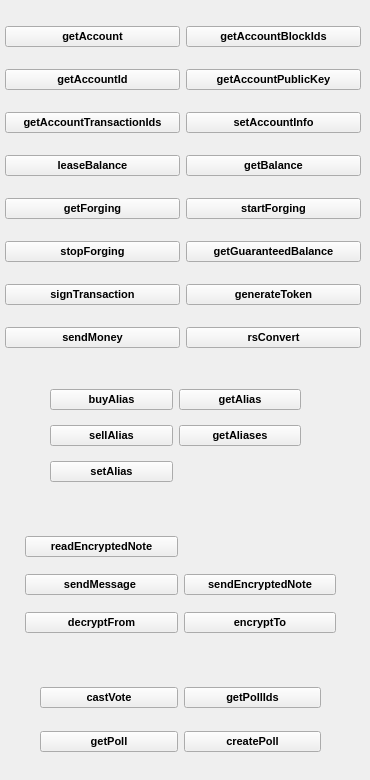
    <widget class="QWidget" name="tab_5">
     <attribute name="title">
      <string>Acct+MSGs</string>
     </attribute>
     <widget class="QWidget" name="gridLayoutWidget_7">
      <property name="geometry">
       <rect>
        <x>25</x>
        <y>525</y>
        <width>311</width>
        <height>121</height>
       </rect>
      </property>
      <layout class="QGridLayout" name="gridLayout_7">
       <item row="1" column="0">
        <widget class="QPushButton" name="pb_sendMessage">
         <property name="font">
          <font>
           <pointsize>8</pointsize>
           <weight>75</weight>
           <bold>true</bold>
          </font>
         </property>
         <property name="text">
          <string>sendMessage </string>
         </property>
        </widget>
       </item>
       <item row="2" column="1">
        <widget class="QPushButton" name="pb_encryptTo">
         <property name="font">
          <font>
           <pointsize>8</pointsize>
           <weight>75</weight>
           <bold>true</bold>
          </font>
         </property>
         <property name="text">
          <string>encryptTo</string>
         </property>
        </widget>
       </item>
       <item row="2" column="0">
        <widget class="QPushButton" name="pb_decryptFrom">
         <property name="font">
          <font>
           <pointsize>8</pointsize>
           <weight>75</weight>
           <bold>true</bold>
          </font>
         </property>
         <property name="text">
          <string>decryptFrom</string>
         </property>
        </widget>
       </item>
       <item row="1" column="1">
        <widget class="QPushButton" name="pb_sendEncryptedNote">
         <property name="font">
          <font>
           <pointsize>8</pointsize>
           <weight>75</weight>
           <bold>true</bold>
          </font>
         </property>
         <property name="text">
          <string>sendEncryptedNote</string>
         </property>
        </widget>
       </item>
       <item row="0" column="0">
        <widget class="QPushButton" name="pb_readEncryptedNote">
         <property name="font">
          <font>
           <pointsize>8</pointsize>
           <weight>75</weight>
           <bold>true</bold>
          </font>
         </property>
         <property name="text">
          <string>readEncryptedNote</string>
         </property>
        </widget>
       </item>
      </layout>
     </widget>
     <widget class="QWidget" name="gridLayoutWidget_5">
      <property name="geometry">
       <rect>
        <x>40</x>
        <y>670</y>
        <width>281</width>
        <height>101</height>
       </rect>
      </property>
      <layout class="QGridLayout" name="gridLayout_5">
       <item row="2" column="0">
        <widget class="QPushButton" name="pb_getPoll">
         <property name="font">
          <font>
           <pointsize>8</pointsize>
           <weight>75</weight>
           <bold>true</bold>
          </font>
         </property>
         <property name="text">
          <string>getPoll</string>
         </property>
        </widget>
       </item>
       <item row="1" column="0">
        <widget class="QPushButton" name="pb_castVote">
         <property name="font">
          <font>
           <pointsize>8</pointsize>
           <weight>75</weight>
           <bold>true</bold>
          </font>
         </property>
         <property name="text">
          <string>castVote</string>
         </property>
        </widget>
       </item>
       <item row="1" column="1">
        <widget class="QPushButton" name="pb_getPollIds">
         <property name="font">
          <font>
           <pointsize>8</pointsize>
           <weight>75</weight>
           <bold>true</bold>
          </font>
         </property>
         <property name="text">
          <string>getPollIds</string>
         </property>
        </widget>
       </item>
       <item row="2" column="1">
        <widget class="QPushButton" name="pb_createPoll">
         <property name="font">
          <font>
           <pointsize>8</pointsize>
           <weight>75</weight>
           <bold>true</bold>
          </font>
         </property>
         <property name="text">
          <string>createPoll</string>
         </property>
        </widget>
       </item>
      </layout>
     </widget>
     <widget class="QWidget" name="gridLayoutWidget_8">
      <property name="geometry">
       <rect>
        <x>5</x>
        <y>10</y>
        <width>356</width>
        <height>356</height>
       </rect>
      </property>
      <layout class="QGridLayout" name="gridLayout_8">
       <item row="7" column="0">
        <widget class="QPushButton" name="pb_stopForging">
         <property name="font">
          <font>
           <family>Ubuntu</family>
           <pointsize>8</pointsize>
           <weight>75</weight>
           <italic>false</italic>
           <bold>true</bold>
          </font>
         </property>
         <property name="text">
          <string>stopForging</string>
         </property>
        </widget>
       </item>
       <item row="4" column="0">
        <widget class="QPushButton" name="pb_leaseBalance">
         <property name="font">
          <font>
           <pointsize>8</pointsize>
           <weight>75</weight>
           <bold>true</bold>
          </font>
         </property>
         <property name="text">
          <string>leaseBalance</string>
         </property>
        </widget>
       </item>
       <item row="5" column="0">
        <widget class="QPushButton" name="pb_getForging">
         <property name="font">
          <font>
           <family>Ubuntu</family>
           <pointsize>8</pointsize>
           <weight>75</weight>
           <italic>false</italic>
           <bold>true</bold>
          </font>
         </property>
         <property name="text">
          <string>getForging</string>
         </property>
        </widget>
       </item>
       <item row="8" column="0">
        <widget class="QPushButton" name="pb_signTransaction">
         <property name="font">
          <font>
           <family>Ubuntu</family>
           <pointsize>8</pointsize>
           <weight>75</weight>
           <italic>false</italic>
           <bold>true</bold>
          </font>
         </property>
         <property name="text">
          <string>signTransaction</string>
         </property>
        </widget>
       </item>
       <item row="0" column="1">
        <widget class="QPushButton" name="pb_getAccountBlockIds">
         <property name="font">
          <font>
           <family>Ubuntu</family>
           <pointsize>8</pointsize>
           <weight>75</weight>
           <italic>false</italic>
           <bold>true</bold>
          </font>
         </property>
         <property name="text">
          <string>getAccountBlockIds</string>
         </property>
        </widget>
       </item>
       <item row="1" column="0">
        <widget class="QPushButton" name="pb_getAccountId">
         <property name="font">
          <font>
           <family>Ubuntu</family>
           <pointsize>8</pointsize>
           <weight>75</weight>
           <italic>false</italic>
           <bold>true</bold>
          </font>
         </property>
         <property name="text">
          <string>getAccountId</string>
         </property>
        </widget>
       </item>
       <item row="0" column="0">
        <widget class="QPushButton" name="pb_getAccount">
         <property name="font">
          <font>
           <family>Ubuntu</family>
           <pointsize>8</pointsize>
           <weight>75</weight>
           <italic>false</italic>
           <bold>true</bold>
          </font>
         </property>
         <property name="text">
          <string>getAccount</string>
         </property>
        </widget>
       </item>
       <item row="2" column="0">
        <widget class="QPushButton" name="pb_getAccountTransactionIds">
         <property name="font">
          <font>
           <pointsize>8</pointsize>
           <weight>75</weight>
           <bold>true</bold>
          </font>
         </property>
         <property name="text">
          <string>getAccountTransactionIds</string>
         </property>
        </widget>
       </item>
       <item row="1" column="1">
        <widget class="QPushButton" name="pb_getAccountPublicKey">
         <property name="font">
          <font>
           <pointsize>8</pointsize>
           <weight>75</weight>
           <bold>true</bold>
          </font>
         </property>
         <property name="text">
          <string>getAccountPublicKey</string>
         </property>
        </widget>
       </item>
       <item row="9" column="0">
        <widget class="QPushButton" name="pb_sendMoney">
         <property name="font">
          <font>
           <pointsize>8</pointsize>
           <weight>75</weight>
           <bold>true</bold>
          </font>
         </property>
         <property name="text">
          <string>sendMoney</string>
         </property>
        </widget>
       </item>
       <item row="4" column="1">
        <widget class="QPushButton" name="pb_getBalance">
         <property name="font">
          <font>
           <pointsize>8</pointsize>
           <weight>75</weight>
           <bold>true</bold>
          </font>
         </property>
         <property name="text">
          <string>getBalance</string>
         </property>
        </widget>
       </item>
       <item row="9" column="1">
        <widget class="QPushButton" name="pb_rsConvert">
         <property name="font">
          <font>
           <pointsize>8</pointsize>
           <weight>75</weight>
           <bold>true</bold>
          </font>
         </property>
         <property name="text">
          <string>rsConvert</string>
         </property>
        </widget>
       </item>
       <item row="2" column="1">
        <widget class="QPushButton" name="pb_setAccountInfo">
         <property name="font">
          <font>
           <family>Ubuntu</family>
           <pointsize>8</pointsize>
           <weight>75</weight>
           <italic>false</italic>
           <bold>true</bold>
          </font>
         </property>
         <property name="text">
          <string>setAccountInfo</string>
         </property>
        </widget>
       </item>
       <item row="5" column="1">
        <widget class="QPushButton" name="pb_startForging">
         <property name="font">
          <font>
           <family>Ubuntu</family>
           <pointsize>8</pointsize>
           <weight>75</weight>
           <italic>false</italic>
           <bold>true</bold>
          </font>
         </property>
         <property name="text">
          <string>startForging</string>
         </property>
        </widget>
       </item>
       <item row="7" column="1">
        <widget class="QPushButton" name="pb_getGuaranteedBalance">
         <property name="font">
          <font>
           <pointsize>8</pointsize>
           <weight>75</weight>
           <bold>true</bold>
          </font>
         </property>
         <property name="text">
          <string>getGuaranteedBalance</string>
         </property>
        </widget>
       </item>
       <item row="8" column="1">
        <widget class="QPushButton" name="pb_generateToken">
         <property name="font">
          <font>
           <family>Ubuntu</family>
           <pointsize>8</pointsize>
           <weight>75</weight>
           <italic>false</italic>
           <bold>true</bold>
          </font>
         </property>
         <property name="text">
          <string>generateToken</string>
         </property>
        </widget>
       </item>
      </layout>
     </widget>
     <widget class="QWidget" name="gridLayoutWidget_4">
      <property name="geometry">
       <rect>
        <x>50</x>
        <y>380</y>
        <width>251</width>
        <height>111</height>
       </rect>
      </property>
      <layout class="QGridLayout" name="gridLayout_4">
       <item row="1" column="1">
        <widget class="QPushButton" name="pb_getAliases">
         <property name="font">
          <font>
           <pointsize>8</pointsize>
           <weight>75</weight>
           <bold>true</bold>
          </font>
         </property>
         <property name="text">
          <string>getAliases</string>
         </property>
        </widget>
       </item>
       <item row="0" column="1">
        <widget class="QPushButton" name="pb_getAlias">
         <property name="font">
          <font>
           <pointsize>8</pointsize>
           <weight>75</weight>
           <bold>true</bold>
          </font>
         </property>
         <property name="text">
          <string>getAlias</string>
         </property>
        </widget>
       </item>
       <item row="0" column="0">
        <widget class="QPushButton" name="pb_buyAlias">
         <property name="font">
          <font>
           <pointsize>8</pointsize>
           <weight>75</weight>
           <bold>true</bold>
          </font>
         </property>
         <property name="text">
          <string>buyAlias</string>
         </property>
        </widget>
       </item>
       <item row="1" column="0">
        <widget class="QPushButton" name="pb_sellAlias">
         <property name="font">
          <font>
           <pointsize>8</pointsize>
           <weight>75</weight>
           <bold>true</bold>
          </font>
         </property>
         <property name="text">
          <string>sellAlias</string>
         </property>
        </widget>
       </item>
       <item row="2" column="0">
        <widget class="QPushButton" name="pb_setAlias">
         <property name="font">
          <font>
           <pointsize>8</pointsize>
           <weight>75</weight>
           <bold>true</bold>
          </font>
         </property>
         <property name="text">
          <string>setAlias</string>
         </property>
        </widget>
       </item>
      </layout>
     </widget>
    </widget>
